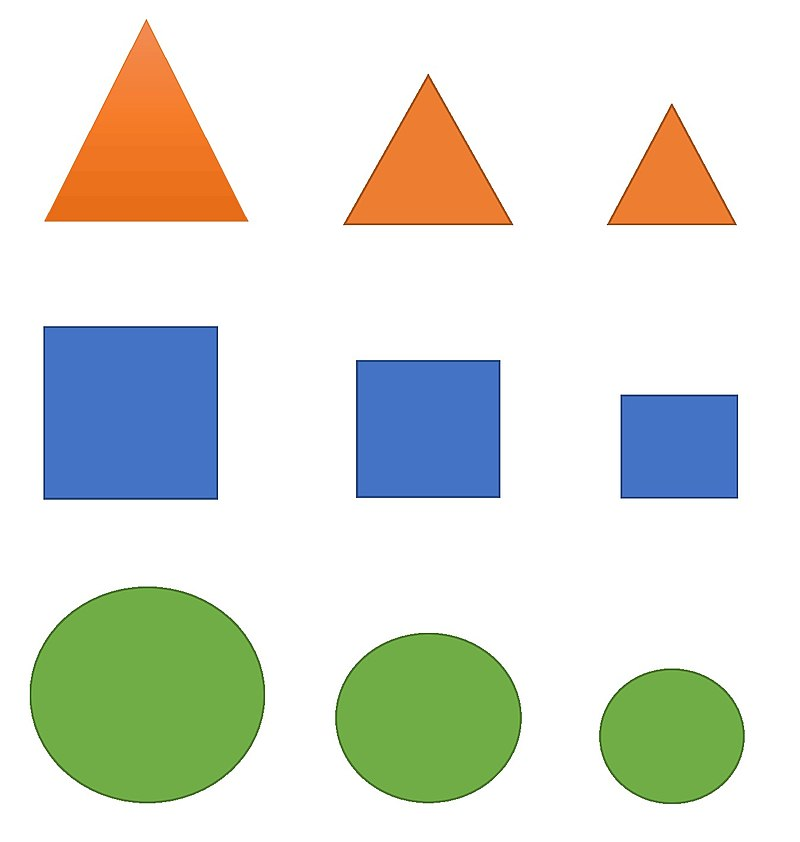
#> input picture shapes.jpg, 800 x 842 px
$ python cvshapes.py
#> lines starting #> are read from the running program, lines starting #| are printed output that depends on the picture; after the words box and inside, x2 and y2 are one past the last pixel; in counts of white or black regions, pixels touching at a corner belong together
import cv2 as cv
import numpy as np

img = cv.imread("shapes.jpg")
#> img is the input picture: shape (842, 800, 3); mean B, G, R 213.4, 223, 218.6
imgray = cv.cvtColor(img, cv.COLOR_BGR2GRAY)
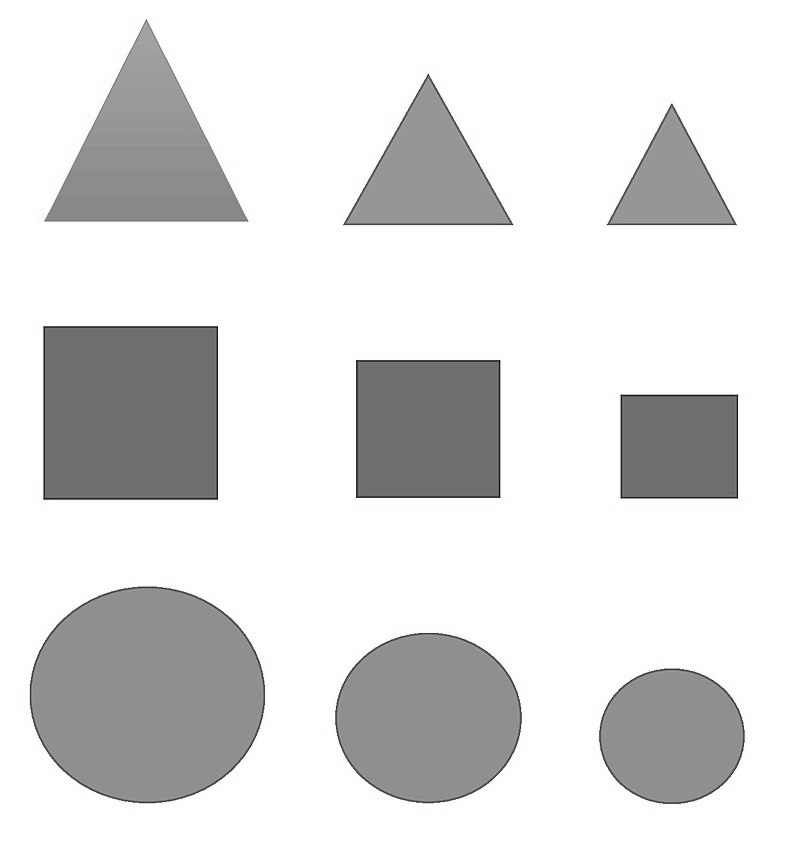
#> imgray: shape (842, 800); min 6, max 255, mean 220.6

_, thresh = cv.threshold(imgray, 240, 255, cv.THRESH_BINARY)
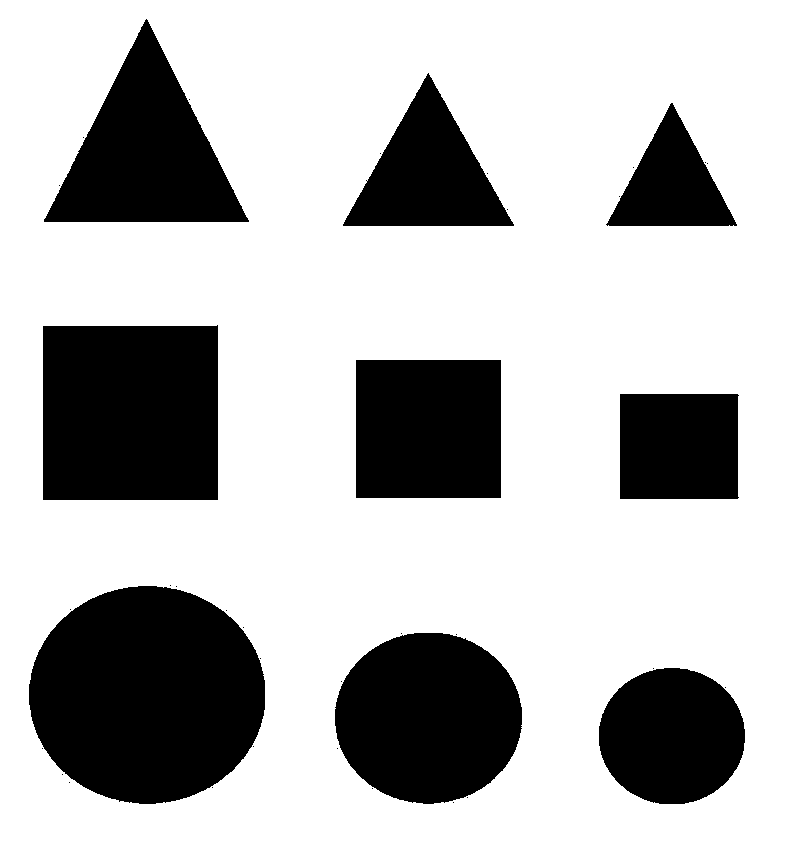
#> thresh: shape (842, 800); 72.3% white; 39 black regions (30 under 20 px)
contours, _ = cv.findContours(thresh, cv.RETR_TREE, cv.CHAIN_APPROX_NONE)
#> contours = 41 contours, 31 with area under 20; largest, box (x1, y1, x2, y2) and area: (0, 0, 800, 842) 671959, (28, 585, 266, 805) 40742, (42, 324, 219, 501) 30800, (334, 632, 523, 805) 25434, (43, 18, 250, 223) 21291

for contour in contours:
	approx = cv.approxPolyDP(contour, 0.01* cv.arcLength(contour, True), True)
	cv.drawContours(img, [approx], 0, (0, 0, 0), 5)
	x = approx.ravel()[0]
	y = approx.ravel()[1]

	if len(approx) == 3:
		cv.putText(img, "Triangle", (x, y), cv.FONT_HERSHEY_SIMPLEX, 0.5, (0, 0, 0))
	elif len(approx) == 4:
		x, y, w, h = cv.boundingRect(approx)
		aspectRatio = float(w)
		print(aspectRatio)
		if aspectRatio >= 0.95 and aspectRatio <= 1.05:
			cv.putText(img, "Square", (x, y), cv.FONT_HERSHEY_SIMPLEX, 0.5, (0, 0, 0))
		else:
			cv.putText(img, "Rectangle", (x, y), cv.FONT_HERSHEY_SIMPLEX, 0.5, (0, 0, 0))
	elif len(approx) == 5:
		cv.putText(img, "Pentagon", (x, y), cv.FONT_HERSHEY_SIMPLEX, 0.5, (0, 0, 0))
	elif len(approx) == 10:
		cv.putText(img, "Star", (x, y), cv.FONT_HERSHEY_SIMPLEX, 0.5, (0, 0, 0))
	else :
		cv.putText(img, "circle", (x, y), cv.FONT_HERSHEY_SIMPLEX, 0.5, (0, 0, 0))
#> this loop made 41 passes
#> (approx, w, h, aspectRatio) on passes 1 to 10: ([[0, 0], [0, 841], [799, 841], [799, 0]], 800, 842, 800), ([[452, 802], [453, 801], [454, 802], [453, 803]], 3, 3, 3), ([[466, 797], [467, 796], [468, 797], [467, 798]], 3, 3, 3), ([[371, 788], [372, 787], [373, 788], [372, 789]], 3, 3, 3), ([[211, 787], [212, 786], [213, 787], [212, 788]], 3, 3, 3), ([[68, 782], [69, 781], [70, 782], [69, 783]], 3, 3, 3), ([[61, 774], [62, 773], [63, 774], [62, 775]], 3, 3, 3), ([[336, 748], [337, 747], [338, 748], [337, 749]], 3, 3, 3), ([[41, 748], [42, 747], [43, 748], [42, 749]], 3, 3, 3), ([[252, 746], [253, 745], [254, 746], [253, 747]], 3, 3, 3)
#| 800.0
#| 3.0
#| 3.0
#| 3.0
#| 3.0
#| 3.0
#| 3.0
#| 3.0
#> (further printed lines are left out)
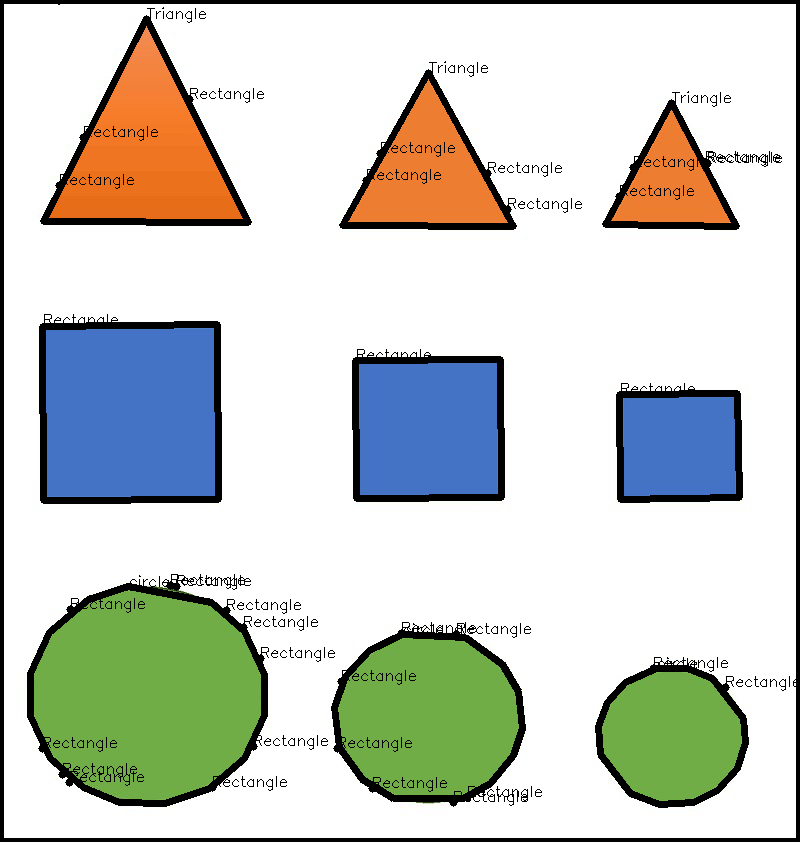
#> img: shape (842, 800, 3); 8.06% of pixels changed, all inside (x1, y1, x2, y2) = (0, 0, 800, 842)

cv.imshow("shapes", img)
cv.waitKey(0)
cv.destroyAllWindows()
